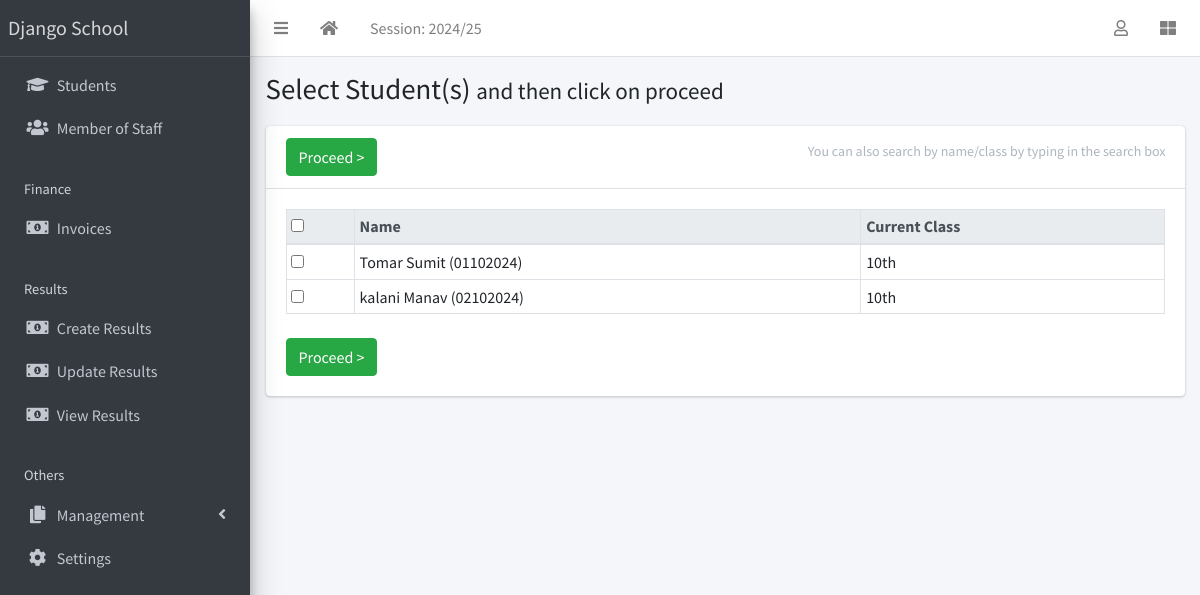
The page /result/create/ (signed in) on the database its author committed.
### apps/corecode/models.py (models this page shows, shortened)
class AcademicSession(models.Model):
    name = models.CharField(max_length=200, unique=True)
    current = models.BooleanField(default=True)
    class Meta:
        ordering = ["-name"]

class SiteConfig(models.Model):
    key = models.SlugField()
    value = models.CharField(max_length=200)

class StudentClass(models.Model):
    name = models.CharField(max_length=200, unique=True)
    class Meta:
        verbose_name = "Class"
        verbose_name_plural = "Classes"
        ordering = ["name"]
    def __str__(self):
        return self.name

### apps/students/models.py (models this page shows, shortened)
class Student(models.Model):
    STATUS_CHOICES = [("active", "Active"), ("inactive", "Inactive")]
    GENDER_CHOICES = [("male", "Male"), ("female", "Female")]
    current_status = models.CharField(
        max_length=10, choices=STATUS_CHOICES, default="active"
    )
    registration_number = models.CharField(max_length=200, unique=True)
    surname = models.CharField(max_length=200)
    firstname = models.CharField(max_length=200)
    other_name = models.CharField(max_length=200, blank=True)
    gender = models.CharField(max_length=10, choices=GENDER_CHOICES, default="male")
    date_of_birth = models.DateField(default=timezone.now)
    current_class = models.ForeignKey(
        StudentClass, on_delete=models.SET_NULL, blank=True, null=True
    )
    date_of_admission = models.DateField(default=timezone.now)
    mobile_num_regex = RegexValidator(
        regex="^[0-9]{10,15}$", message="Entered mobile number isn't in a right format!"
    )
    parent_mobile_number = models.CharField(
        validators=[mobile_num_regex], max_length=13, blank=True
    )
    address = models.TextField(blank=True)
    others = models.TextField(blank=True)
    passport = models.ImageField(blank=True, upload_to="students/passports/")
    class Meta:
        ordering = ["surname", "firstname", "other_name"]
    def __str__(self):
        return f"{self.surname} {self.firstname} {self.other_name} ({self.registration_number})"

### apps/result/views.py (the view, shortened to what this page needs)
# urls.py: path("create/", create_result, name="create-result"),
@login_required
def create_result(request):
    students = Student.objects.all()
    return render(request, "result/create_result.html", {"students": students})

### apps/corecode/context_processors.py (called while the page is built)
def site_defaults(request):
    current_session = AcademicSession.objects.get(current=True)
    current_term = AcademicTerm.objects.get(current=True)
    vals = SiteConfig.objects.all()
    contexts = {
        "current_session": current_session.name,
        "current_term": current_term.name,
    }
    for val in vals:
        contexts[val.key] = val.value
    return contexts

### apps/result/templates/result/create_result.html (shortened to what this page needs)
{% extends 'base.html' %}
{% block title %}
  Select Student(s) <span class="small">and then click on proceed</span>
{% endblock title %}
{% block content-header %}
  <form method="POST">
  <div class="card-header">
    <h3 class="card-title">
      <input type="submit" class="btn btn-success" value="Proceed >">
    </h3>
    <div class="card-tools">
      <p class="small btn btn-tool">You can also search by name/class by typing in the search box</p>
    </div>
  </div>
{% endblock content-header %}
{% block content %}
  <table id="studenttable" class="table table-sm table-bordered" data-page-length='100'>
    <thead class="thead-light">
      <tr>
        <th><input type="checkbox" id="selecter"></th>
        <th>Name</th>
        <th>Current Class</th>
      </tr>
    </thead>
    <tbody>
      {% for student in students %}
        <tr>
          <td><input type="checkbox" id="{{ student.id }}" name="students" value="{{ student.id}}"></td>
          <td>{{student}} </td>
          <td>{{student.current_class}}</td>
        </tr>
      {% endfor %}
    </tbody>
  </table>
  <input type="submit" class="btn btn-success mt-2" value="Proceed >">
</form>
{% endblock content %}

### templates/base.html (shortened to what this page needs)
{% load static %}
<!DOCTYPE html>
<html lang="en">
<head>
  <link rel="stylesheet" href="{% static 'plugins/fontawesome-free/css/all.min.css' %}">
  <link rel="stylesheet" href="{% static 'plugins/toastr/toastr.min.css' %}">
  <link rel="stylesheet"
    href="{% static 'plugins/overlayScrollbars/css/OverlayScrollbars.min.css' %}">
  <link rel="stylesheet" href="{% static 'plugins/Datatables/datatables.min.css' %}" />
  <link rel="stylesheet" href="{% static 'dist/css/adminlte.min.css' %}">
</head>
<body
  class="hold-transition sidebar-mini layout-fixed layout-navbar-fixed layout-footer-fixed">
  <div class="wrapper">
    <nav class="main-header navbar navbar-expand navbar-white navbar-light">
      <ul class="navbar-nav">
        <li class="nav-item">
          <a class="nav-link" data-widget="pushmenu" href="#" role="button"><i
              class="fas fa-bars"></i></a>
        </li>
        <li class="nav-item d-none d-sm-inline-block">
          <a href="{% url 'home' %} " class="nav-link"><i class="fa fa-home"></i></a>
        </li>
        <li class="nav-item d-none d-sm-inline-block">
          <a href="{% url 'current-session' %}" class="nav-link">Session: {{ current_session }}</a>
        </li>
      </ul>
      <ul class="navbar-nav ml-auto">
        <li class="nav-item dropdown">
          <a class="nav-link" data-toggle="dropdown" href="#">
            <i class="far fa-user"></i>
          </a>
        </li>
        <li class="nav-item">
          <a class="nav-link" data-widget="control-sidebar" data-slide="true"
            href="#" role="button"><i class="fas fa-th-large"></i></a>
        </li>
      </ul>
    </nav>
    <aside class="main-sidebar sidebar-dark-primary elevation-4">
      <a href="{% url 'home' %}" class="brand-link">{{ school_name | default:"MySchool" }}</a>
      <div class="sidebar">
        <nav class="mt-2">
          <ul class="nav nav-pills nav-sidebar flex-column"
            data-widget="treeview" role="menu" data-accordion="false">
            <li class="nav-item">
              <a href="{% url 'student-list' %}" class="nav-link">
                <i class="nav-icon fas fa-graduation-cap"></i>
                <p>
                  Students
                </p>
              </a>
            </li>
            <li class="nav-item">
              <a href="{% url 'staff-list' %}" class="nav-link">
                <i class="nav-icon fas fa-users"></i>
                <p>
                  Member of Staff
                </p>
              </a>
            </li>
            <li class="nav-header">Finance</li>
            <li class="nav-item">
              <a href="{% url 'invoice-list' %}" class="nav-link">
                <i class="nav-icon fas fa-money-bill-alt"></i>
                <p>
                  Invoices
                </p>
              </a>
            </li>
            <li class="nav-header">Results</li>
            <li class="nav-item">
              <a href="{% url 'create-result' %}" class="nav-link">
                <i class="nav-icon fas fa-money-bill-alt"></i>
                <p>
                  Create Results
                </p>
              </a>
            </li>
            <li class="nav-item">
              <a href="{% url 'edit-results' %}" class="nav-link">
                <i class="nav-icon fas fa-money-bill-alt"></i>
                <p>
                  Update Results
                </p>
              </a>
            </li>
            <li class="nav-item">
              <a href="{% url 'view-results' %}" class="nav-link">
                <i class="nav-icon fas fa-money-bill-alt"></i>
                <p>
                  View Results
                </p>
              </a>
            </li>
            <li class="nav-header">Others</li>
            <li class="nav-item has-treeview">
              <a href="#" class="nav-link">
                <i class="nav-icon fas fa-copy"></i>
                <p>
                  Management
                  <i class="fas fa-angle-left right"></i>
                </p>
              </a>
            </li>
            <li class="nav-item">
              <a href="{% url 'configs' %}" class="nav-link">
                <i class="nav-icon fas fa-cog"></i>
                <p>
                  Settings
                </p>
              </a>
            </li>
          </ul>
        </nav>
      </div>
    </aside>
    <div class="content-wrapper">
      <section class="content-header">
        <div class="container-fluid">
          <div class="row mb-1">
            <div class="col-sm-8">
              <h1>{% block title %}{% endblock title %}</h1>
            </div>
            <div class="col-sm-4">
            </div>
          </div>
        </div>
      </section>
      <section class="content">
        <div class="container-fluid">
          <div class="row">
            <div class="col-md-12">
              {% block fullcard %}
              <div class="card">
                {% block content-header %}{% endblock content-header %}
                <div class="card-body">
                  <div class="row">
                    <div class="col">
                      {% block content %}
                      {% endblock content %}
                    </div>
                  </div>
                </div>
              </div>
              {% endblock fullcard %}
            </div>
          </div>
</body>
</html>

### rows shown on the page
AcademicSession: name "2024/25"
SiteConfig: value "Django School"
Student: surname+firstname+other_name "Tomar Sumit (01102024)", current_class "10th"
Student: surname+firstname+other_name "kalani Manav (02102024)", current_class "10th"
